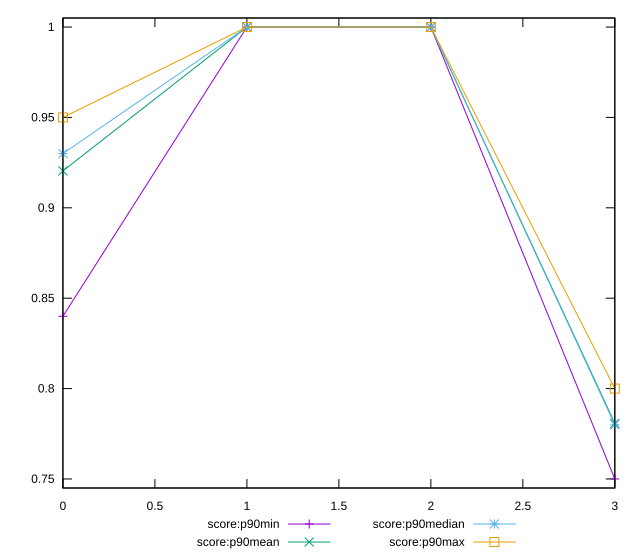

The script that saved this image:
reset

$scoreP90Min <<EOF
0 0.84
1 1
2 1
3 0.75
EOF

$scoreP90Mean <<EOF
0 0.9204255319148942
1 1
2 1
3 0.7807446808510639
EOF

$scoreP90Median <<EOF
0 0.93
1 1
2 1
3 0.78
EOF

$scoreP90Max <<EOF
0 0.95
1 1
2 1
3 0.8
EOF

set key outside below
set xrange [0:3]
set yrange [0.745:1.005]
set trange [0.745:1.005]
set terminal svg size 640, 560 enhanced background rgb 'white'
set output "reports/report_00030_2021-02-24T20-42-31.540Z/total-blocking-time/progression/score.svg"

plot $scoreP90Min title "score:p90min" with linespoints, \
     $scoreP90Mean title "score:p90mean" with linespoints, \
     $scoreP90Median title "score:p90median" with linespoints, \
     $scoreP90Max title "score:p90max" with linespoints

reset
